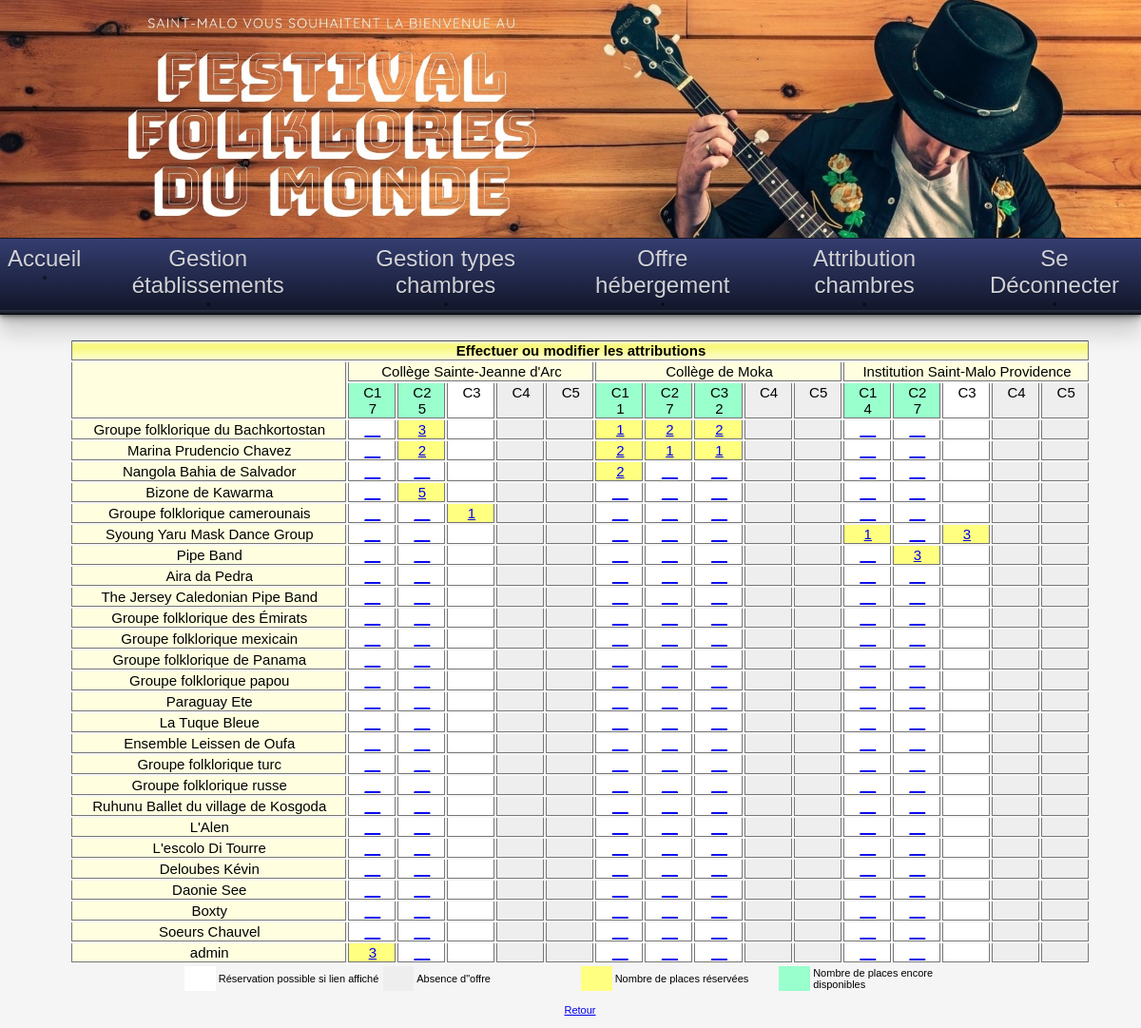
The app's page /index.php?uc=attribChambres&action=demanderModifierAttrib (signed in) with its own data.
### tables this page shows
CREATE TABLE IF NOT EXISTS `typechambre` (
  `id` char(2) NOT NULL,
  `libelle` varchar(15) NOT NULL,
  PRIMARY KEY (`id`)
);

CREATE TABLE IF NOT EXISTS `groupe` (
  `id` char(4) NOT NULL,
  `nom` varchar(40) NOT NULL,
  `identiteResponsable` varchar(40) DEFAULT NULL,
  `adressePostale` varchar(120) DEFAULT NULL,
  `nombrePersonnes` int(11) NOT NULL,
  `nomPays` varchar(40) NOT NULL,
  `hebergement` char(1) NOT NULL,
  `login` varchar(50) NOT NULL,
  `password` varchar(256) NOT NULL,
  PRIMARY KEY (`id`)
);

CREATE TABLE IF NOT EXISTS `etablissement` (
  `id` char(8) NOT NULL,
  `nom` varchar(45) NOT NULL,
  `adresseRue` varchar(45) NOT NULL,
  `codePostal` char(5) NOT NULL,
  `ville` varchar(35) NOT NULL,
  `tel` varchar(13) NOT NULL,
  `adresseElectronique` varchar(70) DEFAULT NULL,
  `type` tinyint(4) NOT NULL,
  `civiliteResponsable` varchar(12) NOT NULL,
  `nomResponsable` varchar(25) NOT NULL,
  `prenomResponsable` varchar(25) DEFAULT NULL,
  PRIMARY KEY (`id`)
);

CREATE TABLE IF NOT EXISTS `attribution` (
  `idEtab` char(8) NOT NULL,
  `idTypeChambre` char(2) NOT NULL,
  `idGroupe` char(4) NOT NULL,
  `nombreChambres` int(11) NOT NULL,
  PRIMARY KEY (`idEtab`,`idTypeChambre`,`idGroupe`),
  KEY `idTypeChambre` (`idTypeChambre`),
  KEY `idGroupe` (`idGroupe`)
);

### modele/class.pdofestival.inc.php (called while the page is built, shortened)
<?php
class PdoFestival
{
    private static $serveur = 'mysql:host=localhost';
    private static $bdd = 'dbname=festival';
	private static $port = 'port=3307';
    private static $user = 'festival';
    private static $mdp = '';
    private static $monPdo;
    private static $monPdoFestival = null;
    private function __construct()
    {
		try{
			PdoFestival::$monPdo = new PDO(
				PdoFestival::$serveur . ';' . PdoFestival::$port . ';' . PdoFestival::$bdd,
				PdoFestival::$user,
				PdoFestival::$mdp
			);
		}catch(Exception $ex)
		{
			echo $ex->getMessage();
		}
        PdoFestival::$monPdo->query('SET CHARACTER SET utf8');
    }
    public static function getPdoFestival()
    {
        if (PdoFestival::$monPdoFestival == null) {
            PdoFestival::$monPdoFestival = new PdoFestival();
        }
        return PdoFestival::$monPdoFestival;
    }
    public function obtenirReqNomEtablissementsOffrantChambres()
    {
        $requetePrepare = PdoFestival::$monPdo->prepare(
            'SELECT DISTINCT nom '
            . 'FROM Etablissement JOIN Offre ON (id = idEtab) '
            . 'ORDER BY id'
        );
        $requetePrepare->execute();
        return $requetePrepare->fetchAll();
    }
    public function obtenirReqIdEtablissementsOffrantChambres()
    {
        $requetePrepare = PdoFestival::$monPdo->prepare(
            'SELECT DISTINCT id '
            . 'FROM Etablissement JOIN Offre ON (id = idEtab) '
            . 'ORDER BY id'
        );
        $requetePrepare->execute();
        return $requetePrepare->fetchAll();
    }
    public function obtenirNbEtabOffrantChambres()
    {
        $requetePrepare = PdoFestival::$monPdo->prepare(
            'SELECT COUNT(DISTINCT idEtab) AS nombreEtabOffrantChambres FROM Offre'
        );
        $requetePrepare->execute();
        return $requetePrepare->fetch(PDO::FETCH_OBJ)->nombreEtabOffrantChambres;
    }
    public function obtenirReqIdTypesChambres()
    {
        $requetePrepare = PdoFestival::$monPdo->prepare(
            'SELECT id FROM TypeChambre'
        );
        $requetePrepare->execute();
        return $requetePrepare->fetchAll();
    }
    public function obtenirNbTypesChambres()
    {
        $requetePrepare = PdoFestival::$monPdo->prepare(
            'SELECT COUNT(*) AS nombreTypesChambres FROM TypeChambre'
        );
        $requetePrepare->execute();
        return $requetePrepare->fetch(PDO::FETCH_OBJ)->nombreTypesChambres;
    }
    public function obtenirReqIdNomGroupesAHeberger()
    {
        $requetePrepare = PdoFestival::$monPdo->prepare(
            'SELECT id, nom FROM Groupe WHERE hebergement=\'O\' ORDER BY id'
        );
        $requetePrepare->execute();
        return $requetePrepare->fetchAll();
    }
    public function obtenirNbOffre($idEtab, $idTypeChambre)
    {
        $requetePrepare = PdoFestival::$monPdo->prepare(
            'SELECT nombreChambres '
            . 'FROM Offre '
            . 'WHERE idEtab=:unIdEtab AND idTypeChambre=:unIdTypeChambre'
        );
        $requetePrepare->bindParam(':unIdEtab', $idEtab, PDO::PARAM_STR);
        $requetePrepare->bindParam(':unIdTypeChambre', $idTypeChambre, PDO::PARAM_STR);
        $requetePrepare->execute();
        $res = $requetePrepare->fetch(PDO::FETCH_OBJ);
        return ($res) ? $res->nombreChambres : 0;
    }
    public function obtenirNbOccup($idEtab, $idTypeChambre)
    {
        $requetePrepare = PdoFestival::$monPdo->prepare(
            'SELECT IFNULL(SUM(nombreChambres), 0) AS totalChambresOccup '
            . 'FROM Attribution WHERE idEtab=:unIdEtab AND idTypeChambre=:unIdTypeChambre'
        );
        $requetePrepare->bindParam(':unIdEtab', $idEtab, PDO::PARAM_STR);
        $requetePrepare->bindParam(':unIdTypeChambre', $idTypeChambre, PDO::PARAM_STR);
        $requetePrepare->execute();
        return $requetePrepare->fetch(PDO::FETCH_OBJ)->totalChambresOccup;
    }
    public function obtenirNbOccupGroupe($idEtab, $idTypeChambre, $idGroupe)
    {
        $requetePrepare = PdoFestival::$monPdo->prepare(
            'SELECT nombreChambres '
            . 'FROM Attribution '
            . 'WHERE idEtab=:unIdEtab '
            . 'AND idTypeChambre=:unIdTypeChambre '
            . 'AND idGroupe=:unIdGroupe'
        );
        $requetePrepare->bindParam(':unIdEtab', $idEtab, PDO::PARAM_STR);
        $requetePrepare->bindParam(':unIdTypeChambre', $idTypeChambre, PDO::PARAM_STR);
        $requetePrepare->bindParam(':unIdGroupe', $idGroupe, PDO::PARAM_STR);
        $requetePrepare->execute();
        $res = $requetePrepare->fetch(PDO::FETCH_OBJ);
        return ($res) ? $res->nombreChambres : 0;
    }
}

### vues/AttributionChambres/v_ModifierAttributionChambres.php (the view, shortened to what this page needs)
<br>
<table class="tabQuadrille" id="TabModifierAttributionChambres">
    <tr class="enTeteTabQuad">
        <td  colspan="<?= $nbCol ?>"><strong>Effectuer ou modifier les attributions</strong></td>
    </tr>
    <tr class="ligneTabQuad">
        <td rowspan="2">&nbsp;</td>
        <?php
        foreach ($lesEtabsOffrantChambres as $unEtabOffrantChambres) {
            $nom = $unEtabOffrantChambres['nom'];
            ?>
            <td width="<?= $pourcCol ?>%" colspan="<?= $nbTypesChambres ?>"><center><?= $nom ?></center></td>
    <?php
}
?>
</tr>
<tr class="ligneTabQuad">
    <?php
    $lesIdEtabsOffrantChambres = $pdo->obtenirReqIdEtablissementsOffrantChambres();
    foreach ($lesIdEtabsOffrantChambres as $unIdEtabOffrantChambres) {
        $idEtab = $unIdEtabOffrantChambres["id"];
        $lesIdTypesChambres = $pdo->obtenirReqIdTypesChambres();
        foreach ($lesIdTypesChambres as $unIdTypeChambre) {
            $idTypeChambre = $unIdTypeChambre['id'];
            $nbOffre = $pdo->obtenirNbOffre($idEtab, $idTypeChambre);
            if ($nbOffre == 0) {
                ?>
                <td class="absenceOffre"><?= $idTypeChambre ?><br>&nbsp;</td>
                <?php
            } else {
                $nbOccup = $pdo->obtenirNbOccup($idEtab, $idTypeChambre);
                $nbChLib = $nbOffre - $nbOccup;
                if ($nbChLib != 0) {
                    ?>
                    <td class="libre"><?= $idTypeChambre ?><br><?= $nbChLib ?></td>
                    <?php
                } else {
                    ?>
                    <td class="reserveSiLien"><?= $idTypeChambre ?><br>&nbsp;</td>
                    <?php
                }
            }
        }
    }
    ?>
</tr>
<?php
if ($_COOKIE['username'] == "admin") {
    $lesIdNomGroupesAHeberger = $pdo->obtenirReqIdNomGroupesAHeberger();
    foreach ($lesIdNomGroupesAHeberger as $unIdNomGroupeAHeberger) {
        $idGroupe = $unIdNomGroupeAHeberger['id'];
        $nom = $unIdNomGroupeAHeberger['nom'];
        ?>
        <tr class="ligneTabQuad">
            <td align="center" width="25%"><?= $nom ?></td>
            <?php
            $lesIdEtabsOffrantChambres = $pdo->obtenirReqIdEtablissementsOffrantChambres();
            foreach ($lesIdEtabsOffrantChambres as $unIdEtabOffrantChambres) {
                $idEtab = $unIdEtabOffrantChambres["id"];
                $lesIdTypesChambres = $pdo->obtenirReqIdTypesChambres();
                foreach ($lesIdTypesChambres as $unIdTypeChambre) {
                    $idTypeChambre = $unIdTypeChambre["id"];
                    $nbOffre = $pdo->obtenirNbOffre($idEtab, $idTypeChambre);
                    if ($nbOffre == 0) {
                        ?>
                        <td class="absenceOffre">&nbsp;</td>
                        <?php
                    } else {
                        $nbOccup = $pdo->obtenirNbOccup($idEtab, $idTypeChambre);
                        $nbChLib = $nbOffre - $nbOccup;
                        $nbOccupGroupe = $pdo->obtenirNbOccupGroupe($idEtab, $idTypeChambre, $idGroupe);
                        if ($nbOccupGroupe != 0) {
                            $nbMax = $nbChLib + $nbOccupGroupe;
                            ?>
                            <td class="reserve">
                                <a href="?uc=attribChambres&action=donnerNbChambres&idEtab=<?= $idEtab ?>&idTypeChambre=<?= $idTypeChambre ?>&idGroupe=<?= $idGroupe ?>&nbChambres=<?= $nbMax ?>"><?= $nbOccupGroupe ?></a></td>
                            <?php
                        } else {
                            if ($nbChLib != 0) {
                                ?>
                                <td class="reserveSiLien">
                                    <a href="?uc=attribChambres&action=donnerNbChambres&idEtab=<?= $idEtab ?>&idTypeChambre=<?= $idTypeChambre ?>&idGroupe=<?= $idGroupe ?>&nbChambres=<?= $nbChLib ?>">__</a></td>
                                <?php
                            } else {
                                ?>
                                <td class="reserveSiLien">&nbsp;</td>
                                <?php
                            }
                        }
                    }
                }
            }
        }
    }
    ?>
</table>
<table id="TabDescriptionCouleur">
    <tr>
        <td class="reserveSiLien" >&nbsp;</td>
        <td class="DescriptionCouleur">Réservation possible si lien affiché</td>
        <td class="absenceOffre">&nbsp;</td>
        <td class="DescriptionCouleur">Absence d"offre</td>
        <td class="reserve">&nbsp;</td>
        <td class="DescriptionCouleur">Nombre de places réservées</td>
        <td class="libre">&nbsp;</td>
        <td class="DescriptionCouleur">Nombre de places encore disponibles</td>
    </tr>
</table>
<br><center><a href="?uc=attribChambres">Retour</a></center>

### css/cssGeneral.css (style rules this page uses)
body { margin:0; overflow: hidden; overflow-y: scroll; }
.basePage { background-color:whitesmoke; color:black; font:11px Arial, Helvetica, sans-serif; }
.basePage * { margin:0 auto; text-align: center; }
td,tr,div,p { font:11px Arial, Helvetica, sans-serif; }
table.tabQuadrille td { border-bottom:1px solid #777777; border-right:1px solid #777777; border-left:1px solid #777777; border-top:1px #777777; padding-left:3px; }
tr.enTeteTabQuad { background-image:url('../images/xpBarre.jpg'); background-color:#FFFFC0; color:black; height:21px; text-align:center; }
tr.ligneTabQuad { background-color:#FFFFE0; color:black; text-align:left; }
td.absenceOffre { background-color:#EEEEEE; color:black; width:30px; text-align:center; }
td.reserveSiLien { background-color:#FFFFFF; color:black; width:30px; text-align:center; }
td.reserve { background-color:#FFFF80; color:black; width:30px; text-align:center; }
td.libre { background-color:#99FFCC; color:black; width:30px; text-align:center; }
.tabQuadrille * { font-size: 15px; }

### css/css_AttributionChambres.css (style rules this page uses)
#TabModifierAttributionChambres.tabQuadrille { width: 90% }
#TabDescriptionCouleur { width:70%; margin: 0 auto; }
.DescriptionCouleur { width: 21%; text-align:left; }

### records on screen
etablissement: id.nombreChambres "3", id.nombreChambres "2", id.nombreChambres "5", id.nombreChambres "1"
typechambre: id "C1", nbChLib "7", nbChLib "1", nbChLib "4"
typechambre: id "C2", nbChLib "5", nbChLib "7"
typechambre: id "C3", nbChLib "2"
typechambre: id "C4"
typechambre: id "C5"
etablissement: id.nombreChambres "1", id.nombreChambres "2"
etablissement: id.nombreChambres "1", id.nombreChambres "3"
groupe: nom "Groupe folklorique du Bachkortostan"
groupe: nom "Marina Prudencio Chavez"
groupe: nom "Nangola Bahia de Salvador"
groupe: nom "Bizone de Kawarma"
groupe: nom "Groupe folklorique camerounais"
groupe: nom "Syoung Yaru Mask Dance Group"
groupe: nom "Pipe Band"
groupe: nom "Aira da Pedra"
groupe: nom "The Jersey Caledonian Pipe Band"
groupe: nom "Groupe folklorique des Émirats"
groupe: nom "Groupe folklorique mexicain"
groupe: nom "Groupe folklorique de Panama"
groupe: nom "Groupe folklorique papou"
groupe: nom "Paraguay Ete"
groupe: nom "La Tuque Bleue"
groupe: nom "Ensemble Leissen de Oufa"
groupe: nom "Groupe folklorique turc"
groupe: nom "Groupe folklorique russe"
groupe: nom "Ruhunu Ballet du village de Kosgoda"
groupe: nom "L'Alen"
groupe: nom "L'escolo Di Tourre"
groupe: nom "Deloubes Kévin"
groupe: nom "Daonie See"
groupe: nom "Boxty"
groupe: nom "Soeurs Chauvel"
groupe: nom "admin"

### other values on screen
$nom "Accueil Gestion établissements Gestion types chambres Offre hébergement Attribution chambres Se Déconnecter"
$nom "Collège Sainte-Jeanne d'Arc"
$nom "Collège de Moka"
$nom "Institution Saint-Malo Providence"
